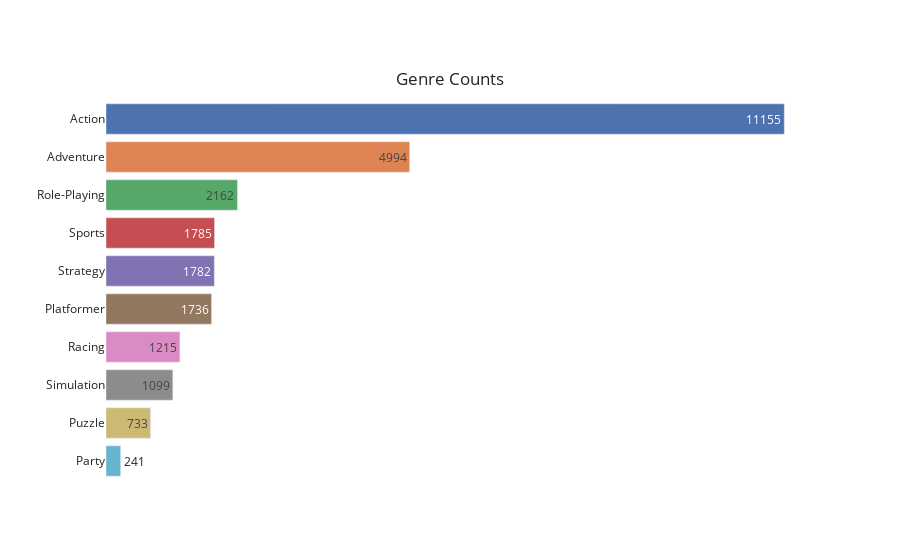

This figure's notebook cell:
### Code cell
meta_genres=meta_genres.split('\n')[1:-1]
g = ' '.join(' '.join(games.genres.dropna().tolist()).split(' ,')).strip().split(' ')
gs = [g[i].replace(',', '') for i in range(len(g)) if g[i]!='' and g[i]!='/']
Gs = [genre for genre in gs if genre in meta_genres]
genre_counts = pd.DataFrame(pd.DataFrame(Gs).value_counts()).rename(columns={0:'counts'}).reset_index()\
                                                                            .rename(columns={0:'genre'})
fig = px.bar(genre_counts, x = 'counts', y='genre', orientation = 'h', title = 'Genre Counts', color = 'genre', 
             template = 'seaborn', text = 'counts')
fig.update_layout(title_x = .5, title_y=.87, showlegend = False, yaxis =dict(showgrid=False, title=dict(text='')), 
                  xaxis =dict(showgrid=False, showticklabels=False, title=dict(text ='')), 
                  plot_bgcolor='white')

### Figure 1 — Plotly figure (JSON) as saved in the notebook; plotly's stock layout.template omitted (floating-point values rounded to 4 significant figures)
{"data": [{"alignmentgroup": "True", "hovertemplate": "genre=%{y}<br>counts=%{text}<extra></extra>", "legendgroup": "Action", "marker": {"color": "rgb(76,114,176)", "pattern": {"shape": ""}}, "name": "Action", "offsetgroup": "Action", "orientation": "h", "showlegend": true, "text": [11155], "textposition": "auto", "type": "bar", "x": [11155], "xaxis": "x", "y": ["Action"], "yaxis": "y"}, {"alignmentgroup": "True", "hovertemplate": "genre=%{y}<br>counts=%{text}<extra></extra>", "legendgroup": "Adventure", "marker": {"color": "rgb(221,132,82)", "pattern": {"shape": ""}}, "name": "Adventure", "offsetgroup": "Adventure", "orientation": "h", "showlegend": true, "text": [4994], "textposition": "auto", "type": "bar", "x": [4994], "xaxis": "x", "y": ["Adventure"], "yaxis": "y"}, {"alignmentgroup": "True", "hovertemplate": "genre=%{y}<br>counts=%{text}<extra></extra>", "legendgroup": "Role-Playing", "marker": {"color": "rgb(85,168,104)", "pattern": {"shape": ""}}, "name": "Role-Playing", "offsetgroup": "Role-Playing", "orientation": "h", "showlegend": true, "text": [2162], "textposition": "auto", "type": "bar", "x": [2162], "xaxis": "x", "y": ["Role-Playing"], "yaxis": "y"}, {"alignmentgroup": "True", "hovertemplate": "genre=%{y}<br>counts=%{text}<extra></extra>", "legendgroup": "Sports", "marker": {"color": "rgb(196,78,82)", "pattern": {"shape": ""}}, "name": "Sports", "offsetgroup": "Sports", "orientation": "h", "showlegend": true, "text": [1785], "textposition": "auto", "type": "bar", "x": [1785], "xaxis": "x", "y": ["Sports"], "yaxis": "y"}, {"alignmentgroup": "True", "hovertemplate": "genre=%{y}<br>counts=%{text}<extra></extra>", "legendgroup": "Strategy", "marker": {"color": "rgb(129,114,179)", "pattern": {"shape": ""}}, "name": "Strategy", "offsetgroup": "Strategy", "orientation": "h", "showlegend": true, "text": [1782], "textposition": "auto", "type": "bar", "x": [1782], "xaxis": "x", "y": ["Strategy"], "yaxis": "y"}, {"alignmentgroup": "True", "hovertemplate": "genre=%{y}<br>counts=%{text}<extra></extra>", "legendgroup": "Platformer", "marker": {"color": "rgb(147,120,96)", "pattern": {"shape": ""}}, "name": "Platformer", "offsetgroup": "Platformer", "orientation": "h", "showlegend": true, "text": [1736], "textposition": "auto", "type": "bar", "x": [1736], "xaxis": "x", "y": ["Platformer"], "yaxis": "y"}, {"alignmentgroup": "True", "hovertemplate": "genre=%{y}<br>counts=%{text}<extra></extra>", "legendgroup": "Racing", "marker": {"color": "rgb(218,139,195)", "pattern": {"shape": ""}}, "name": "Racing", "offsetgroup": "Racing", "orientation": "h", "showlegend": true, "text": [1215], "textposition": "auto", "type": "bar", "x": [1215], "xaxis": "x", "y": ["Racing"], "yaxis": "y"}, {"alignmentgroup": "True", "hovertemplate": "genre=%{y}<br>counts=%{text}<extra></extra>", "legendgroup": "Simulation", "marker": {"color": "rgb(140,140,140)", "pattern": {"shape": ""}}, "name": "Simulation", "offsetgroup": "Simulation", "orientation": "h", "showlegend": true, "text": [1099], "textposition": "auto", "type": "bar", "x": [1099], "xaxis": "x", "y": ["Simulation"], "yaxis": "y"}, {"alignmentgroup": "True", "hovertemplate": "genre=%{y}<br>counts=%{text}<extra></extra>", "legendgroup": "Puzzle", "marker": {"color": "rgb(204,185,116)", "pattern": {"shape": ""}}, "name": "Puzzle", "offsetgroup": "Puzzle", "orientation": "h", "showlegend": true, "text": [733], "textposition": "auto", "type": "bar", "x": [733], "xaxis": "x", "y": ["Puzzle"], "yaxis": "y"}, {"alignmentgroup": "True", "hovertemplate": "genre=%{y}<br>counts=%{text}<extra></extra>", "legendgroup": "Party", "marker": {"color": "rgb(100,181,205)", "pattern": {"shape": ""}}, "name": "Party", "offsetgroup": "Party", "orientation": "h", "showlegend": true, "text": [241], "textposition": "auto", "type": "bar", "x": [241], "xaxis": "x", "y": ["Party"], "yaxis": "y"}], "layout": {"barmode": "relative", "legend": {"title": {"text": "genre"}, "tracegroupgap": 0}, "plot_bgcolor": "white", "showlegend": false, "title": {"text": "Genre Counts", "x": 0.5, "y": 0.87}, "xaxis": {"anchor": "y", "domain": [0, 1], "showgrid": false, "showticklabels": false, "title": {"text": ""}}, "yaxis": {"anchor": "x", "categoryarray": ["Party", "Puzzle", "Simulation", "Racing", "Platformer", "Strategy", "Sports", "Role-Playing", "Adventure", "Action"], "categoryorder": "array", "domain": [0, 1], "showgrid": false, "title": {"text": ""}}}}
